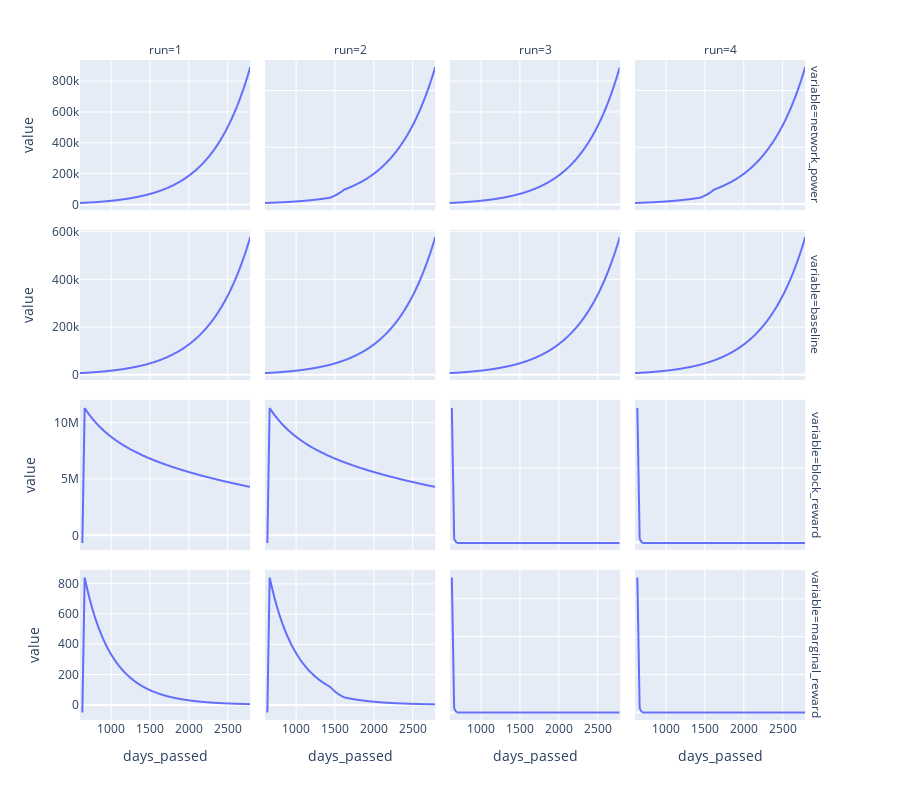

Notebook cell for this chart:
### Code cell
id_vars = ['days_passed', 'subset', 'run']
variables = ['network_power', 'baseline', 'block_reward', 'marginal_reward']
fig_df = df.reset_index().melt(id_vars=id_vars,
                               value_vars=variables)

fig = px.line(fig_df,
              x='days_passed',
              y='value',
              facet_col='run',
              facet_row='variable',
              height=800)
fig.update_yaxes(matches=None)
fig.show()
